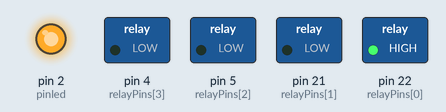
A sketch run on a simulated Arduino Mega 2560, built with avr-gcc and run on an emulated ATmega2560. On the bench: switched loads named in the sketch (green lamp = pin HIGH), output pins drawn as LEDs (lit = HIGH).

Above: at 0.15 s.
At 0.75 s:
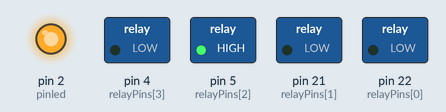
At 1.35 s:
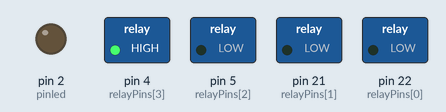
At 2.25 s:
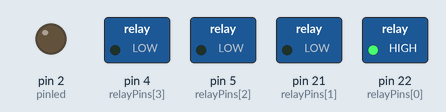
At 3.95 s:
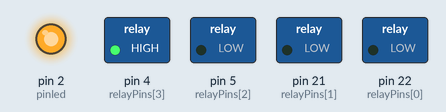
At 5.5 s:
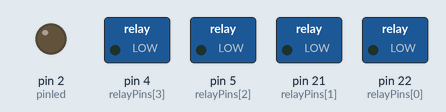
Timing chart, 0 to 6.7 s (numbered marks = the images above):
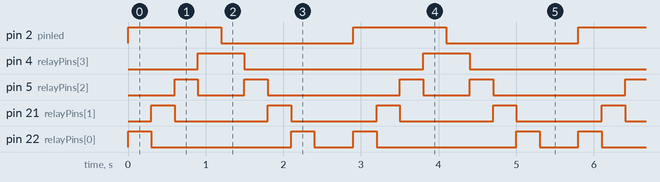

The sketch:

rley_anim.ino
```cpp
const int relayPins[] = { 22, 21, 5, 4 };
const int numRelays = sizeof(relayPins) / sizeof(relayPins[0]);
const int pinled = 2;

void setup() {
  pinMode(pinled, OUTPUT);
  for (int i = 0; i < numRelays; i++) {
    pinMode(relayPins[i], OUTPUT);
    digitalWrite(relayPins[i], LOW);  // Make sure all relays are off initially
  }
}

void loop() {
  // Turn relays ON one by one
  for (int i = 0; i < numRelays; i++) {
    digitalWrite(relayPins[i], HIGH);  // Turn ON relay
    digitalWrite(pinled, HIGH);  // Turn ON relay

    delay(300);                        // Wait
    digitalWrite(relayPins[i], LOW);   // Turn OFF relay
  }

  // Reverse direction (optional for cooler animation)
  for (int i = numRelays - 1; i >= 0; i--) {
    digitalWrite(relayPins[i], HIGH);
    digitalWrite(pinled, LOW);
    delay(300);
    digitalWrite(relayPins[i], LOW);
  }

  delay(500);  // Small pause between loops
}
```

Measured:
- by itself, pin 2 (pinled): alternates HIGH for 1.2 s and LOW for 1.7 s
- by itself, pin 4 (relayPins[3]): alternates HIGH for 0.60 s and LOW for 2.3 s
- by itself, pin 5 (relayPins[2]): repeats every 2.9 s: LOW 0.60 s, HIGH 0.30 s, LOW 1.7 s, HIGH 0.30 s
- by itself, pin 21 (relayPins[1]): alternates HIGH for 0.30 s and LOW for 1.2 s
- by itself, pin 22 (relayPins[0]): repeats every 2.9 s: LOW 1.8 s, HIGH 0.30 s, LOW 0.50 s, HIGH 0.30 s
